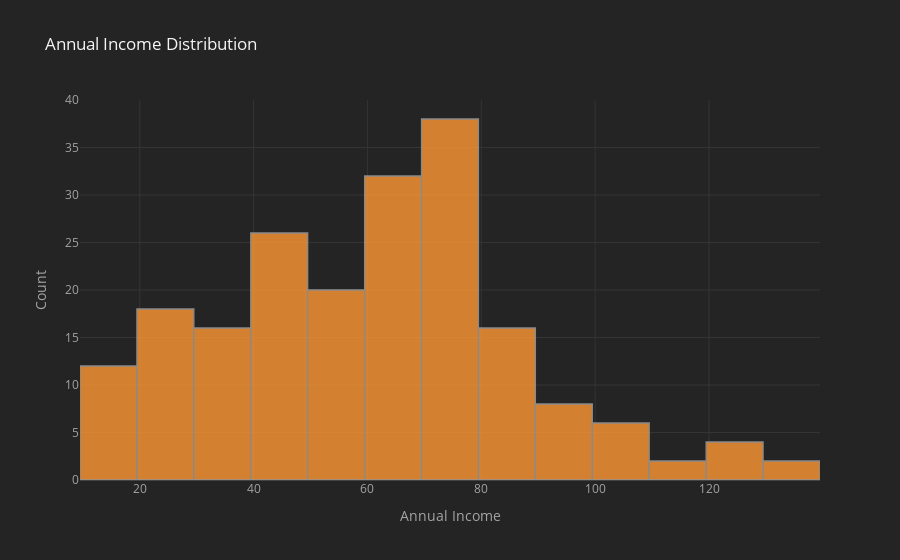

Notebook source saved alongside this figure:
### Code cell
df['Annual Income (k$)'].iplot(kind='hist',bins=20, yTitle="Count", xTitle="Annual Income", title="Annual Income Distribution",
                  theme="henanigans")

### Figure 1 — Plotly figure (JSON) as saved in the notebook; plotly's stock layout.template omitted (floating-point values rounded to 4 significant figures; data arrays with more than 128 entries replaced by an {"elided": "..."} marker saying what was removed)
{"data": [{"histfunc": "count", "histnorm": "", "marker": {"color": "rgba(255, 153, 51, 1.0)", "line": {"color": "#A4A4A4", "width": 1.3}}, "name": "Annual Income (k$)", "nbinsx": 20, "opacity": 0.8, "orientation": "v", "type": "histogram", "x": {"elided": "200 int values"}}], "layout": {"barmode": "overlay", "legend": {"bgcolor": "#242424", "font": {"color": "#F4F4F4"}}, "paper_bgcolor": "#242424", "plot_bgcolor": "#242424", "title": {"font": {"color": "#F4F4F4"}, "text": "Annual Income Distribution"}, "xaxis": {"gridcolor": "#343434", "showgrid": true, "tickfont": {"color": "#A4A4A4"}, "title": {"font": {"color": "#A4A4A4"}, "text": "Annual Income"}, "zerolinecolor": "#444444"}, "yaxis": {"gridcolor": "#343434", "showgrid": true, "tickfont": {"color": "#A4A4A4"}, "title": {"font": {"color": "#A4A4A4"}, "text": "Count"}, "zerolinecolor": "#444444"}}}
